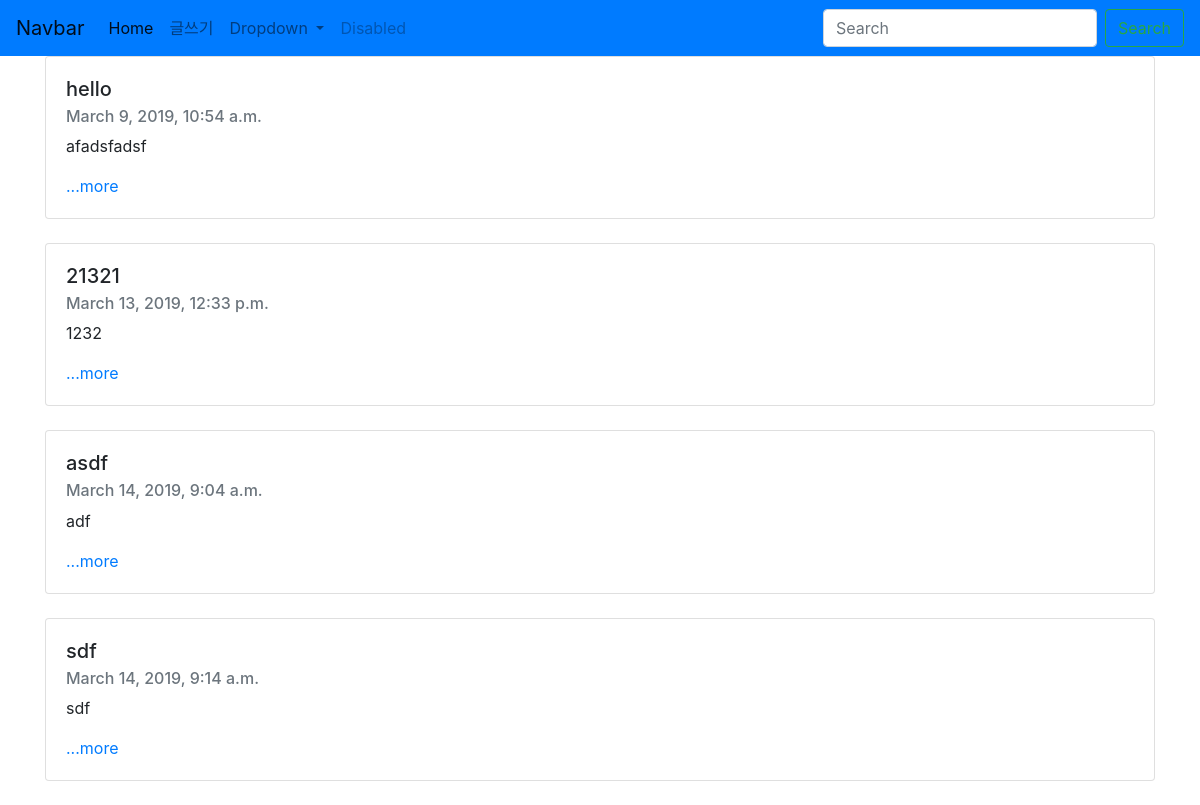
The page / on the database its author committed.
### blogapp/models.py (models this page shows, shortened)
class Blog(models.Model):
    title = models.CharField(max_length=200)
    pub_date = models.DateTimeField('date published')
    body = models.TextField()
    def summary(self):
        return self.body[:100]

### blogapp/views.py (the view)
# urls.py: 2. Add a URL to urlpatterns:  path('', views.home, name='home')
def home(request):
    blogs = Blog.objects #쿼리셋
    return render(request, 'home.html', {'blogs' : blogs})

### blogapp/templates/home.html (shortened to what this page needs)
<head>
    <link rel="stylesheet" href="https://stackpath.bootstrapcdn.com/bootstrap/4.3.1/css/bootstrap.min.css">
</head>
<body>
        <nav class="navbar navbar-expand-lg navbar-light bg-primary">
                <a class="navbar-brand" href="#">Navbar</a>
                <div class="collapse navbar-collapse" id="navbarSupportedContent">
                  <ul class="navbar-nav mr-auto">
                    <li class="nav-item active">
                      <a class="nav-link" href="#">Home <span class="sr-only">(current)</span></a>
                    </li>
                    <li class="nav-item">
                      <a class="nav-link" href="{% url 'new' %}">글쓰기</a>
                    </li>
                    <li class="nav-item dropdown">
                      <a class="nav-link dropdown-toggle" href="#" id="navbarDropdown" role="button" data-toggle="dropdown" aria-haspopup="true" aria-expanded="false">
                        Dropdown
                      </a>
                    </li>
                    <li class="nav-item">
                      <a class="nav-link disabled" href="#" tabindex="-1" aria-disabled="true">Disabled</a>
                    </li>
                  </ul>
                  <form class="form-inline my-2 my-lg-0">
                    <input class="form-control mr-sm-2" type="search" placeholder="Search" aria-label="Search">
                    <button class="btn btn-outline-success my-2 my-sm-0" type="submit">Search</button>
                  </form>
                </div>
              </nav>
{% for blog in blogs.all%}
<div class="container">
    <div class="card" >
    <div class="card-body">
    <h5 class="card-title">{{blog.title}}</h5>
    <h6 class="card-subtitle mb-2 text-muted">{{blog.pub_date}}</h6>
    <p class="card-text">{{blog.summary}}</p>
    <a href="{%url 'detail' blog.id%}" class="card-link">...more</a>
  </div>
</div><br>
    </div>
{%endfor%}
</body>

### rows shown on the page
Blog: title "hello", pub_date "March 9, 2019, 10:54 a.m.", summary "afadsfadsf"
Blog: title "21321", pub_date "March 13, 2019, 12:33 p.m.", summary "1232"
Blog: title "asdf", pub_date "March 14, 2019, 9:04 a.m.", summary "adf"
Blog: title "sdf", pub_date "March 14, 2019, 9:14 a.m.", summary "sdf"
